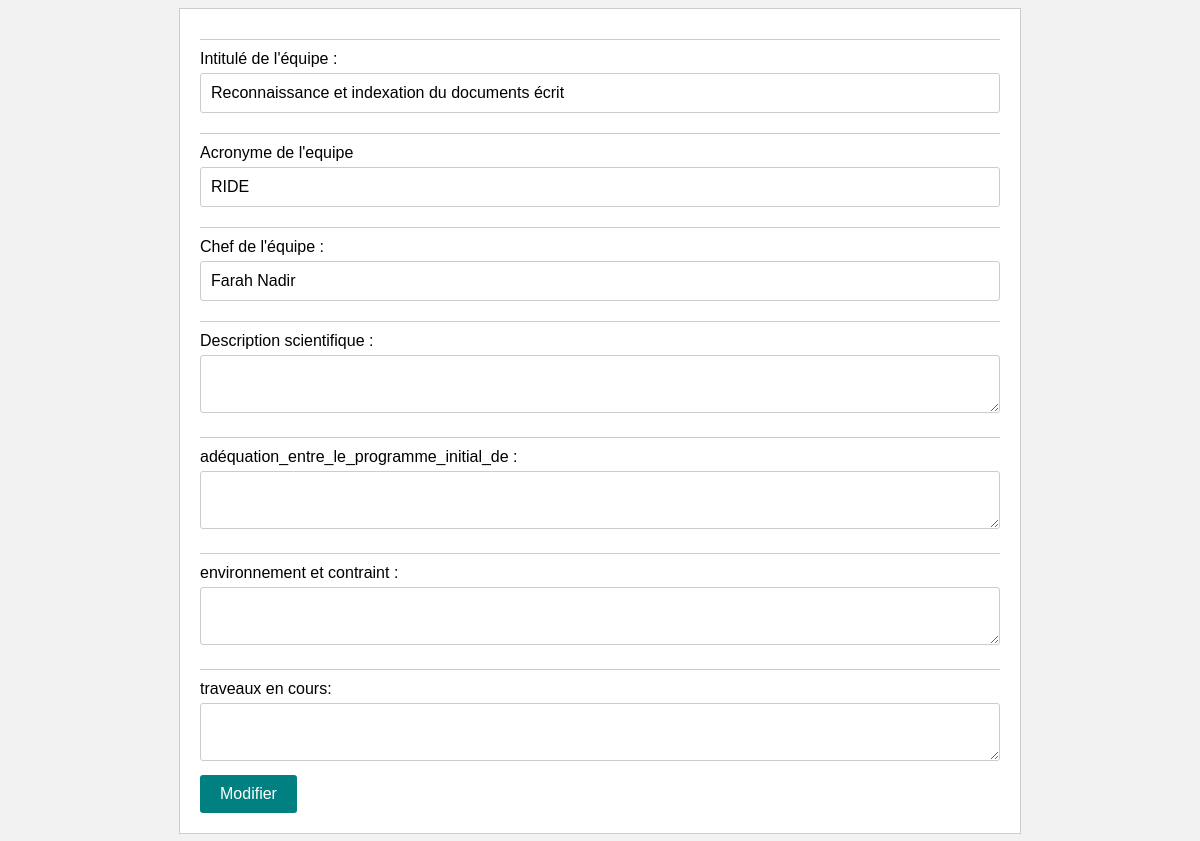
Screenshot of /editeqp.php?numero=2 with the database file from the repository.
### tables this page shows
CREATE TABLE `equipe` (
  `numero` int(11) NOT NULL,
  `intitule_DEquipe` varchar(255) NOT NULL,
  `acronyme_DEquipe` char(8) NOT NULL,
  `chef_DEquipe` char(20) NOT NULL,
  `description_scientifique` text NOT NULL,
  `adequation` text NOT NULL,
  `environnement_et_contraint` text NOT NULL,
  `traveaux_en_cours` text NOT NULL
);

### editeqp.php (the view, shortened to what this page needs)
<?php
include 'conn.php';
    $numero = $_GET['numero'];
    $sql = "SELECT * FROM equipe WHERE numero = $numero";
    $result = mysqli_query($con, $sql);
    $row = mysqli_fetch_assoc($result);
    $intitulee = $row['intitule_DEquipe'];
    $acronymee = $row['acronyme_DEquipe'];
    $cheff = $row['chef_DEquipe'];
    $descriptionn = $row['description_scientifique'];
    $adequationn =$row['adequation'];
    $environnementt = $row['environnement_et_contraint'];
    $traveauxx = $row['traveaux_en_cours'];
?>
<!doctype html>
<html>
  <head>
    <link rel="stylesheet" href="editeqp.css" >
  </head>
  <body>
    <div class="container">
        <form method="post">
        <label for="intitule">Intitulé de l'équipe :</label>
        <input type="text" id="intitule" name="intitule" value="<?php echo $intitulee;?>"><br>
        <label for="acronyme">Acronyme de l'equipe</label>
        <input type="text" id="acronyme" name="acronyme" value="<?php echo $acronymee;?>"><br>
        <label for="chef">Chef de l'équipe :</label>
        <input type="text" id="chef" name="chef" value="<?php echo $cheff;?>"><br>
        <label for="description">Description scientifique :</label>
        <textarea id="description" name="description"><?php echo $descriptionn;?></textarea><br>
        <label for="adequation">adéquation_entre_le_programme_initial_de  :</label>
        <textarea id="adequation" name="adequation"><?php echo $adequationn;?></textarea><br>
        <label for="environnement">environnement et contraint :</label>
        <textarea id="environnement" name="environnement"><?php echo $environnementt;?></textarea><br>
        <label for="traveaux">traveaux en cours:</label>
        <textarea id="traveaux" name="traveaux"><?php echo $traveauxx; ?></textarea><br>
        <button type="submit" name="submit">Modifier</button>
        </form>
    </div>
  </body>
</html>

### editeqp.css (style rules this page uses)
html { font-family: Arial, sans-serif; font-size: 16px; }
body { background-color: #f2f2f2; }
.container { max-width: 800px; margin: 0 auto; padding: 20px; background-color: #fff; border: 1px solid #ccc; }
label { display: block; margin-top: 10px; margin-bottom: 5px; border-top: 1px solid #ccc; padding-top: 10px; }
input[type="text"], input[type="number"], textarea { width: 100%; padding: 10px; border: 1px solid #ccc; border-radius: 3px; box-sizing: border-box; font-size: 16px; margin-bottom: 10px; }
button[type="submit"] { padding: 10px 20px; background-color: #008080; color: #fff; border: none; border-radius: 3px; font-size: 16px; cursor: pointer; }

### rows the page displays
equipe: intitule "Reconnaissance et indexation du documents écrit", acronyme "RIDE", chef "Farah Nadir"
